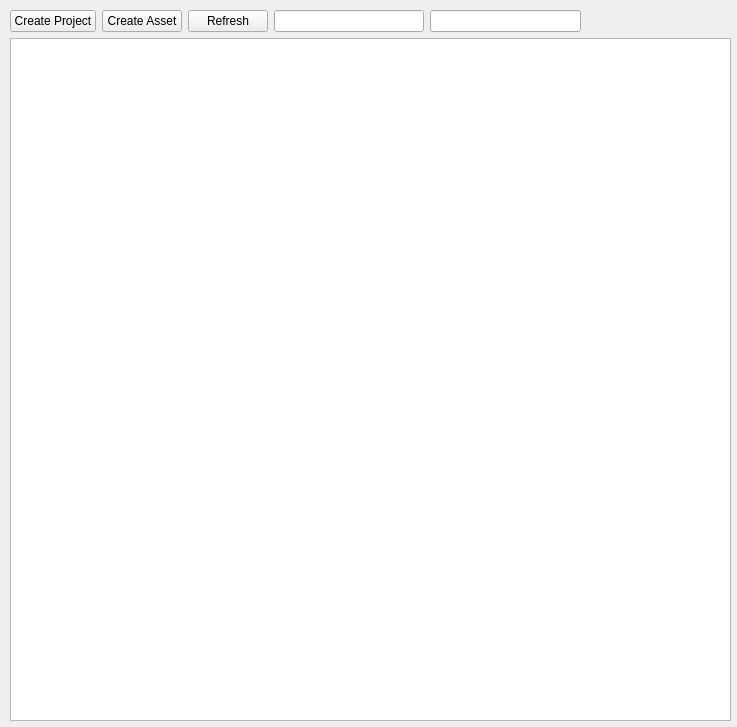
<?xml version="1.0" encoding="UTF-8"?>
<ui version="4.0">
 <class>Manager</class>
 <widget class="QWidget" name="Manager">
  <property name="geometry">
   <rect>
    <x>0</x>
    <y>0</y>
    <width>737</width>
    <height>727</height>
   </rect>
  </property>
  <property name="windowTitle">
   <string>Project Manager</string>
  </property>
  <widget class="QWidget" name="verticalLayoutWidget">
   <property name="geometry">
    <rect>
     <x>10</x>
     <y>10</y>
     <width>721</width>
     <height>711</height>
    </rect>
   </property>
   <layout class="QVBoxLayout" name="verticalLayout">
    <item>
     <layout class="QHBoxLayout" name="horizontalLayout_3">
      <item>
       <widget class="QPushButton" name="createProjectButton">
        <property name="text">
         <string>Create Project</string>
        </property>
       </widget>
      </item>
      <item>
       <widget class="QPushButton" name="createAssetButton">
        <property name="text">
         <string>Create Asset</string>
        </property>
       </widget>
      </item>
      <item>
       <widget class="QPushButton" name="refreshButton">
        <property name="text">
         <string>Refresh</string>
        </property>
       </widget>
      </item>
      <item>
       <widget class="QLineEdit" name="lineEdit"/>
      </item>
      <item>
       <widget class="QLineEdit" name="lineEdit_2"/>
      </item>
      <item>
       <spacer name="horizontalSpacer">
        <property name="orientation">
         <enum>Qt::Horizontal</enum>
        </property>
        <property name="sizeHint" stdset="0">
         <size>
          <width>40</width>
          <height>20</height>
         </size>
        </property>
       </spacer>
      </item>
     </layout>
    </item>
    <item>
     <widget class="QColumnView" name="projectView">
      <property name="sizePolicy">
       <sizepolicy hsizetype="Preferred" vsizetype="Preferred">
        <horstretch>0</horstretch>
        <verstretch>0</verstretch>
       </sizepolicy>
      </property>
     </widget>
    </item>
   </layout>
  </widget>
 </widget>
 <resources/>
 <connections/>
</ui>
